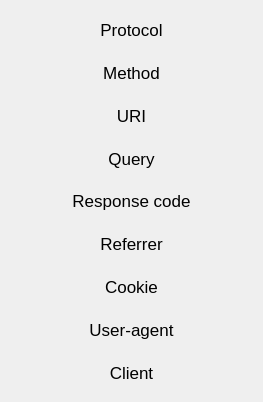
                     <widget class="QWidget" name="scrollAreaContent_StatsCount_Access">
                      <property name="geometry">
                       <rect>
                        <x>0</x>
                        <y>0</y>
                        <width>263</width>
                        <height>402</height>
                       </rect>
                      </property>
                      <property name="sizePolicy">
                       <sizepolicy hsizetype="Expanding" vsizetype="Expanding">
                        <horstretch>0</horstretch>
                        <verstretch>0</verstretch>
                       </sizepolicy>
                      </property>
                      <layout class="QVBoxLayout" name="verticalLayout_5">
                       <item>
                        <widget class="QPushButton" name="button_StatsCount_Protocol">
                         <property name="sizePolicy">
                          <sizepolicy hsizetype="Expanding" vsizetype="Expanding">
                           <horstretch>96</horstretch>
                           <verstretch>0</verstretch>
                          </sizepolicy>
                         </property>
                         <property name="font">
                          <font>
                           <pointsize>13</pointsize>
                          </font>
                         </property>
                         <property name="toolTip">
                          <string>Parse logs from the Nginx web server</string>
                         </property>
                         <property name="text">
                          <string notr="true">Protocol</string>
                         </property>
                         <property name="flat">
                          <bool>true</bool>
                         </property>
                        </widget>
                       </item>
                       <item>
                        <widget class="QPushButton" name="button_StatsCount_Method">
                         <property name="sizePolicy">
                          <sizepolicy hsizetype="Expanding" vsizetype="Expanding">
                           <horstretch>96</horstretch>
                           <verstretch>0</verstretch>
                          </sizepolicy>
                         </property>
                         <property name="font">
                          <font>
                           <pointsize>13</pointsize>
                          </font>
                         </property>
                         <property name="toolTip">
                          <string>Parse logs from the Nginx web server</string>
                         </property>
                         <property name="text">
                          <string notr="true">Method</string>
                         </property>
                         <property name="flat">
                          <bool>true</bool>
                         </property>
                        </widget>
                       </item>
                       <item>
                        <widget class="QPushButton" name="button_StatsCount_Request">
                         <property name="sizePolicy">
                          <sizepolicy hsizetype="Expanding" vsizetype="Expanding">
                           <horstretch>96</horstretch>
                           <verstretch>0</verstretch>
                          </sizepolicy>
                         </property>
                         <property name="font">
                          <font>
                           <pointsize>13</pointsize>
                          </font>
                         </property>
                         <property name="toolTip">
                          <string>Parse logs from the Nginx web server</string>
                         </property>
                         <property name="text">
                          <string notr="true">URI</string>
                         </property>
                         <property name="flat">
                          <bool>true</bool>
                         </property>
                        </widget>
                       </item>
                       <item>
                        <widget class="QPushButton" name="button_StatsCount_Query">
                         <property name="sizePolicy">
                          <sizepolicy hsizetype="Expanding" vsizetype="Expanding">
                           <horstretch>96</horstretch>
                           <verstretch>0</verstretch>
                          </sizepolicy>
                         </property>
                         <property name="font">
                          <font>
                           <pointsize>13</pointsize>
                          </font>
                         </property>
                         <property name="toolTip">
                          <string>Parse logs from the Nginx web server</string>
                         </property>
                         <property name="text">
                          <string notr="true">Query</string>
                         </property>
                         <property name="flat">
                          <bool>true</bool>
                         </property>
                        </widget>
                       </item>
                       <item>
                        <widget class="QPushButton" name="button_StatsCount_Response">
                         <property name="sizePolicy">
                          <sizepolicy hsizetype="Expanding" vsizetype="Expanding">
                           <horstretch>96</horstretch>
                           <verstretch>0</verstretch>
                          </sizepolicy>
                         </property>
                         <property name="font">
                          <font>
                           <pointsize>13</pointsize>
                          </font>
                         </property>
                         <property name="toolTip">
                          <string>Parse logs from the Nginx web server</string>
                         </property>
                         <property name="text">
                          <string notr="true">Response code</string>
                         </property>
                         <property name="flat">
                          <bool>true</bool>
                         </property>
                        </widget>
                       </item>
                       <item>
                        <widget class="QPushButton" name="button_StatsCount_Referrer">
                         <property name="sizePolicy">
                          <sizepolicy hsizetype="Expanding" vsizetype="Expanding">
                           <horstretch>96</horstretch>
                           <verstretch>0</verstretch>
                          </sizepolicy>
                         </property>
                         <property name="font">
                          <font>
                           <pointsize>13</pointsize>
                          </font>
                         </property>
                         <property name="toolTip">
                          <string>Parse logs from the Nginx web server</string>
                         </property>
                         <property name="text">
                          <string notr="true">Referrer</string>
                         </property>
                         <property name="flat">
                          <bool>true</bool>
                         </property>
                        </widget>
                       </item>
                       <item>
                        <widget class="QPushButton" name="button_StatsCount_Cookie">
                         <property name="sizePolicy">
                          <sizepolicy hsizetype="Expanding" vsizetype="Expanding">
                           <horstretch>96</horstretch>
                           <verstretch>0</verstretch>
                          </sizepolicy>
                         </property>
                         <property name="font">
                          <font>
                           <pointsize>13</pointsize>
                          </font>
                         </property>
                         <property name="toolTip">
                          <string>Parse logs from the Nginx web server</string>
                         </property>
                         <property name="text">
                          <string notr="true">Cookie</string>
                         </property>
                         <property name="flat">
                          <bool>true</bool>
                         </property>
                        </widget>
                       </item>
                       <item>
                        <widget class="QPushButton" name="button_StatsCount_UserAgent">
                         <property name="sizePolicy">
                          <sizepolicy hsizetype="Expanding" vsizetype="Expanding">
                           <horstretch>96</horstretch>
                           <verstretch>0</verstretch>
                          </sizepolicy>
                         </property>
                         <property name="font">
                          <font>
                           <pointsize>13</pointsize>
                          </font>
                         </property>
                         <property name="toolTip">
                          <string>Parse logs from the Nginx web server</string>
                         </property>
                         <property name="text">
                          <string notr="true">User-agent</string>
                         </property>
                         <property name="flat">
                          <bool>true</bool>
                         </property>
                        </widget>
                       </item>
                       <item>
                        <widget class="QPushButton" name="button_StatsCount_AccClient">
                         <property name="sizePolicy">
                          <sizepolicy hsizetype="Expanding" vsizetype="Expanding">
                           <horstretch>96</horstretch>
                           <verstretch>0</verstretch>
                          </sizepolicy>
                         </property>
                         <property name="font">
                          <font>
                           <pointsize>13</pointsize>
                          </font>
                         </property>
                         <property name="toolTip">
                          <string>Parse logs from the Nginx web server</string>
                         </property>
                         <property name="text">
                          <string notr="true">Client</string>
                         </property>
                         <property name="flat">
                          <bool>true</bool>
                         </property>
                        </widget>
                       </item>
                      </layout>
                     </widget>
